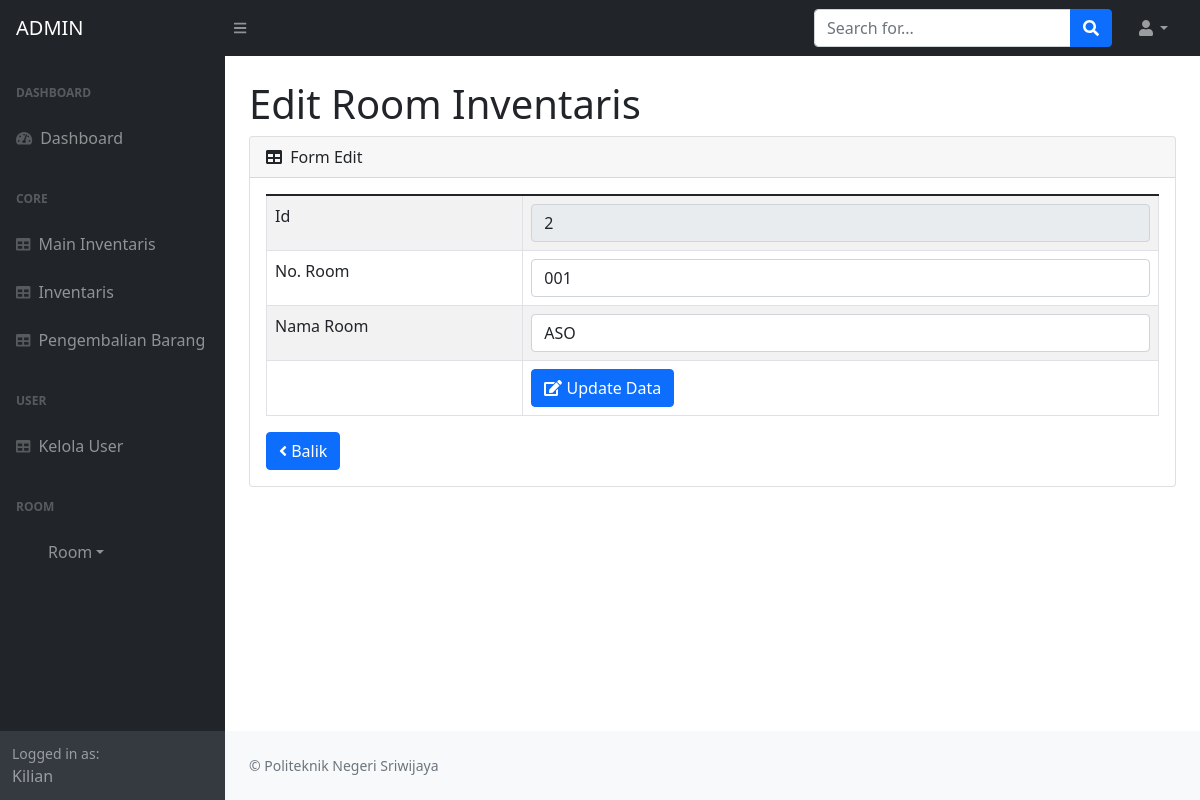
Screenshot of /admin.php?page=room_inventory/edit&room_inventory=2 (signed in) with the database file from the repository.
### tables this page shows
CREATE TABLE `room_inventory` (
  `id` int(11) NOT NULL,
  `no_room` varchar(20) NOT NULL,
  `nama_room` varchar(20) NOT NULL
);

### fungsi/view/view.php (called while the page is built, shortened)
<?php
	 class view {
		protected $db;
		function __construct($db){
			$this->db = $db;
		}
			function roominventory_edit($id){
				$sql = "select * from room_inventory where id=?";
				$row = $this-> db -> prepare($sql);
				$row -> execute(array($id));
				$hasil = $row -> fetch();
				return $hasil;
			}
	 }

### admin/module/room_inventory/edit/index.php (the view, shortened to what this page needs)
      <?php
	$id = $_GET['room_inventory'];
	$hasil = $lihat -> roominventory_edit($id);
?>
	 <div id="layoutSidenav_content">
                  <div class="col-lg-12 main-chart">
						<div class="container-fluid px-4">
                        <h1 class="mt-4">Edit Room Inventaris</h1>
						<div class="card mb-4">
                            <div class="card-header">
                                <i class="fas fa-table me-1"></i>
                                Form Edit
                            </div>
							<div class="card-body">
							<table class="table table-bordered table-striped" >
							<form action="fungsi/edit/edit_admin.php?room_inventory=edit" method="POST" enctype="multipart/form-data">
											<tr>
												<td>Id</td>
												<td><input type="number" required readonly value="<?php echo $hasil['id'];?>"class="form-control"  name="id"></td>
											</tr>
											<tr>
												<td>No. Room</td>
												<td><input type="text" required value="<?php echo $hasil['no_room'];?>"class="form-control"  name="no_room"></td>
											</tr>
                                             <tr>
												<td>Nama Room</td>
												<td><input type="text" required value="<?php echo $hasil['nama_room'];?>"class="form-control"  name="nama_room"></td>
											</tr>
									<td></td>
									<td><button class="btn btn-primary"><i class="fa fa-edit"></i> Update Data</button>
										</td>
							</form>
						</table>
						<a href="admin.php?page=room_inventory"><button class="btn btn-primary"><i class="fa fa-angle-left"></i> Balik </button></a>
							</div>
						</div>
				  </div>
				  </div>

### rows the page displays
room_inventory: id "2", no_room "001", nama_room "ASO"

### other values shown
$_SESSION['jenis_user'] "ADMIN"
$_SESSION['username'] "Kilian"
